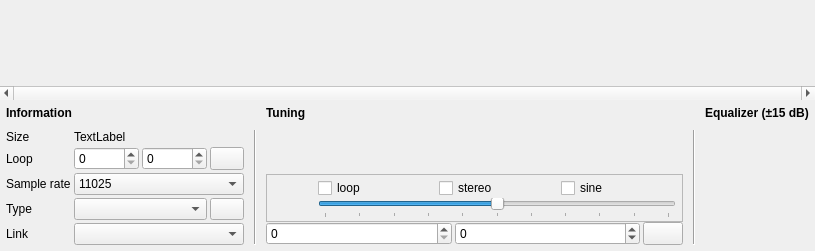
<?xml version="1.0" encoding="UTF-8"?>
<ui version="4.0">
 <class>PageSmpl</class>
 <widget class="QWidget" name="PageSmpl">
  <property name="geometry">
   <rect>
    <x>0</x>
    <y>0</y>
    <width>815</width>
    <height>251</height>
   </rect>
  </property>
  <property name="windowTitle">
   <string notr="true">Form</string>
  </property>
  <layout class="QVBoxLayout" name="verticalLayout">
   <property name="spacing">
    <number>0</number>
   </property>
   <property name="leftMargin">
    <number>0</number>
   </property>
   <property name="topMargin">
    <number>0</number>
   </property>
   <property name="rightMargin">
    <number>0</number>
   </property>
   <property name="bottomMargin">
    <number>0</number>
   </property>
   <item>
    <widget class="QFrame" name="frameGraph">
     <property name="sizePolicy">
      <sizepolicy hsizetype="Preferred" vsizetype="Expanding">
       <horstretch>0</horstretch>
       <verstretch>0</verstretch>
      </sizepolicy>
     </property>
     <property name="frameShape">
      <enum>QFrame::Shape::NoFrame</enum>
     </property>
     <layout class="QVBoxLayout" name="verticalLayout_5">
      <property name="spacing">
       <number>0</number>
      </property>
      <property name="leftMargin">
       <number>0</number>
      </property>
      <property name="topMargin">
       <number>0</number>
      </property>
      <property name="rightMargin">
       <number>0</number>
      </property>
      <property name="bottomMargin">
       <number>0</number>
      </property>
      <item>
       <widget class="GraphicsWave" name="waveDisplay" native="true">
        <property name="sizePolicy">
         <sizepolicy hsizetype="Preferred" vsizetype="Expanding">
          <horstretch>0</horstretch>
          <verstretch>0</verstretch>
         </sizepolicy>
        </property>
       </widget>
      </item>
      <item>
       <widget class="QScrollBar" name="sliderGraphe">
        <property name="maximum">
         <number>0</number>
        </property>
        <property name="singleStep">
         <number>200</number>
        </property>
        <property name="pageStep">
         <number>10000</number>
        </property>
        <property name="orientation">
         <enum>Qt::Orientation::Horizontal</enum>
        </property>
       </widget>
      </item>
     </layout>
    </widget>
   </item>
   <item>
    <widget class="QFrame" name="frame_5">
     <property name="sizePolicy">
      <sizepolicy hsizetype="Preferred" vsizetype="Maximum">
       <horstretch>0</horstretch>
       <verstretch>0</verstretch>
      </sizepolicy>
     </property>
     <property name="frameShape">
      <enum>QFrame::Shape::NoFrame</enum>
     </property>
     <property name="frameShadow">
      <enum>QFrame::Shadow::Raised</enum>
     </property>
     <layout class="QGridLayout" name="gridLayout">
      <property name="leftMargin">
       <number>6</number>
      </property>
      <property name="topMargin">
       <number>6</number>
      </property>
      <property name="rightMargin">
       <number>6</number>
      </property>
      <property name="bottomMargin">
       <number>6</number>
      </property>
      <property name="spacing">
       <number>10</number>
      </property>
      <item row="1" column="4">
       <widget class="QFrame" name="frameRight">
        <property name="sizePolicy">
         <sizepolicy hsizetype="Maximum" vsizetype="Preferred">
          <horstretch>0</horstretch>
          <verstretch>0</verstretch>
         </sizepolicy>
        </property>
        <property name="frameShape">
         <enum>QFrame::Shape::NoFrame</enum>
        </property>
        <layout class="QGridLayout" name="gridLayout_3">
         <property name="leftMargin">
          <number>0</number>
         </property>
         <property name="topMargin">
          <number>0</number>
         </property>
         <property name="rightMargin">
          <number>0</number>
         </property>
         <property name="bottomMargin">
          <number>0</number>
         </property>
         <item row="0" column="0">
          <widget class="Equalizer" name="widgetEqualizer" native="true"/>
         </item>
        </layout>
       </widget>
      </item>
      <item row="1" column="1">
       <widget class="QFrame" name="frame">
        <property name="minimumSize">
         <size>
          <width>2</width>
          <height>0</height>
         </size>
        </property>
        <property name="maximumSize">
         <size>
          <width>2</width>
          <height>16777215</height>
         </size>
        </property>
        <property name="frameShape">
         <enum>QFrame::Shape::Panel</enum>
        </property>
        <property name="frameShadow">
         <enum>QFrame::Shadow::Sunken</enum>
        </property>
       </widget>
      </item>
      <item row="1" column="2">
       <layout class="QGridLayout" name="frameMiddle" columnstretch="5,5,0">
        <property name="horizontalSpacing">
         <number>3</number>
        </property>
        <property name="verticalSpacing">
         <number>0</number>
        </property>
        <item row="2" column="0">
         <widget class="SpinBoxKey" name="spinRootKey">
          <property name="sizePolicy">
           <sizepolicy hsizetype="Minimum" vsizetype="Preferred">
            <horstretch>0</horstretch>
            <verstretch>0</verstretch>
           </sizepolicy>
          </property>
          <property name="toolTip">
           <string>Root key</string>
          </property>
          <property name="correctionMode">
           <enum>QAbstractSpinBox::CorrectionMode::CorrectToNearestValue</enum>
          </property>
          <property name="maximum">
           <number>127</number>
          </property>
         </widget>
        </item>
        <item row="2" column="1">
         <widget class="SpinBoxCents" name="spinTune">
          <property name="sizePolicy">
           <sizepolicy hsizetype="Minimum" vsizetype="Preferred">
            <horstretch>0</horstretch>
            <verstretch>0</verstretch>
           </sizepolicy>
          </property>
          <property name="toolTip">
           <string>Correction</string>
          </property>
          <property name="correctionMode">
           <enum>QAbstractSpinBox::CorrectionMode::CorrectToNearestValue</enum>
          </property>
          <property name="minimum">
           <number>-100</number>
          </property>
          <property name="maximum">
           <number>100</number>
          </property>
         </widget>
        </item>
        <item row="2" column="2">
         <widget class="QPushButton" name="pushAutoTune">
          <property name="sizePolicy">
           <sizepolicy hsizetype="Fixed" vsizetype="Preferred">
            <horstretch>0</horstretch>
            <verstretch>0</verstretch>
           </sizepolicy>
          </property>
          <property name="toolTip">
           <string>Use the estimated pitch and correction as values</string>
          </property>
          <property name="text">
           <string/>
          </property>
          <property name="iconSize">
           <size>
            <width>14</width>
            <height>14</height>
           </size>
          </property>
         </widget>
        </item>
        <item row="1" column="0" colspan="3">
         <widget class="TransparentFrame" name="framePlayArea">
          <property name="minimumSize">
           <size>
            <width>0</width>
            <height>30</height>
           </size>
          </property>
          <property name="frameShape">
           <enum>QFrame::Shape::StyledPanel</enum>
          </property>
          <property name="frameShadow">
           <enum>QFrame::Shadow::Raised</enum>
          </property>
          <layout class="QGridLayout" name="gridLayout_6">
           <property name="leftMargin">
            <number>3</number>
           </property>
           <property name="topMargin">
            <number>3</number>
           </property>
           <property name="rightMargin">
            <number>6</number>
           </property>
           <property name="bottomMargin">
            <number>3</number>
           </property>
           <property name="horizontalSpacing">
            <number>6</number>
           </property>
           <property name="verticalSpacing">
            <number>0</number>
           </property>
           <item row="0" column="1">
            <widget class="QCheckBox" name="checkLectureBoucle">
             <property name="text">
              <string>loop</string>
             </property>
            </widget>
           </item>
           <item row="0" column="3">
            <widget class="QCheckBox" name="checkLectureSinus">
             <property name="text">
              <string>sine</string>
             </property>
            </widget>
           </item>
           <item row="0" column="2">
            <widget class="QCheckBox" name="checkLectureLien">
             <property name="text">
              <string>stereo</string>
             </property>
            </widget>
           </item>
           <item row="1" column="1" colspan="3">
            <widget class="QSlider" name="sliderLectureVolume">
             <property name="sizePolicy">
              <sizepolicy hsizetype="Minimum" vsizetype="Fixed">
               <horstretch>0</horstretch>
               <verstretch>0</verstretch>
              </sizepolicy>
             </property>
             <property name="minimum">
              <number>-50</number>
             </property>
             <property name="maximum">
              <number>50</number>
             </property>
             <property name="orientation">
              <enum>Qt::Orientation::Horizontal</enum>
             </property>
             <property name="tickPosition">
              <enum>QSlider::TickPosition::TicksBelow</enum>
             </property>
             <property name="tickInterval">
              <number>10</number>
             </property>
            </widget>
           </item>
           <item row="0" column="0" rowspan="2">
            <widget class="QPushButton" name="pushLecture">
             <property name="sizePolicy">
              <sizepolicy hsizetype="Maximum" vsizetype="Preferred">
               <horstretch>0</horstretch>
               <verstretch>0</verstretch>
              </sizepolicy>
             </property>
             <property name="minimumSize">
              <size>
               <width>42</width>
               <height>0</height>
              </size>
             </property>
             <property name="maximumSize">
              <size>
               <width>42</width>
               <height>16777215</height>
              </size>
             </property>
             <property name="cursor">
              <cursorShape>PointingHandCursor</cursorShape>
             </property>
             <property name="toolTip">
              <string>Play</string>
             </property>
             <property name="text">
              <string notr="true"/>
             </property>
             <property name="icon">
              <iconset resource="../resources.qrc">
               <normaloff>:/icons/play.svg</normaloff>:/icons/play.svg</iconset>
             </property>
             <property name="iconSize">
              <size>
               <width>36</width>
               <height>36</height>
              </size>
             </property>
             <property name="checkable">
              <bool>true</bool>
             </property>
             <property name="flat">
              <bool>true</bool>
             </property>
            </widget>
           </item>
          </layout>
         </widget>
        </item>
        <item row="0" column="0" colspan="3">
         <widget class="QFrame" name="frame_6">
          <property name="sizePolicy">
           <sizepolicy hsizetype="Preferred" vsizetype="Expanding">
            <horstretch>0</horstretch>
            <verstretch>0</verstretch>
           </sizepolicy>
          </property>
          <property name="frameShape">
           <enum>QFrame::Shape::NoFrame</enum>
          </property>
          <layout class="QHBoxLayout" name="horizontalLayout_4">
           <property name="spacing">
            <number>0</number>
           </property>
           <property name="leftMargin">
            <number>0</number>
           </property>
           <property name="topMargin">
            <number>0</number>
           </property>
           <property name="rightMargin">
            <number>0</number>
           </property>
           <property name="bottomMargin">
            <number>0</number>
           </property>
           <item>
            <widget class="GraphicsFourier" name="grapheFourier" native="true">
             <property name="sizePolicy">
              <sizepolicy hsizetype="Expanding" vsizetype="Preferred">
               <horstretch>0</horstretch>
               <verstretch>0</verstretch>
              </sizepolicy>
             </property>
            </widget>
           </item>
          </layout>
         </widget>
        </item>
       </layout>
      </item>
      <item row="0" column="2">
       <widget class="QLabel" name="label_22">
        <property name="maximumSize">
         <size>
          <width>16777215</width>
          <height>20</height>
         </size>
        </property>
        <property name="font">
         <font>
          <bold>true</bold>
         </font>
        </property>
        <property name="text">
         <string>Tuning</string>
        </property>
       </widget>
      </item>
      <item row="1" column="0">
       <widget class="QFrame" name="frameLeft">
        <property name="frameShape">
         <enum>QFrame::Shape::NoFrame</enum>
        </property>
        <layout class="QHBoxLayout" name="horizontalLayout_2">
         <property name="leftMargin">
          <number>0</number>
         </property>
         <property name="topMargin">
          <number>0</number>
         </property>
         <property name="rightMargin">
          <number>0</number>
         </property>
         <property name="bottomMargin">
          <number>0</number>
         </property>
         <item>
          <layout class="QGridLayout" name="gridLayout_2">
           <property name="spacing">
            <number>3</number>
           </property>
           <item row="1" column="0">
            <widget class="QLabel" name="label_2">
             <property name="text">
              <string>Loop</string>
             </property>
            </widget>
           </item>
           <item row="1" column="3">
            <widget class="QSpinBox" name="spinEndLoop">
             <property name="sizePolicy">
              <sizepolicy hsizetype="Minimum" vsizetype="Preferred">
               <horstretch>0</horstretch>
               <verstretch>0</verstretch>
              </sizepolicy>
             </property>
             <property name="minimumSize">
              <size>
               <width>65</width>
               <height>0</height>
              </size>
             </property>
             <property name="correctionMode">
              <enum>QAbstractSpinBox::CorrectionMode::CorrectToNearestValue</enum>
             </property>
            </widget>
           </item>
           <item row="1" column="2">
            <widget class="QSpinBox" name="spinStartLoop">
             <property name="sizePolicy">
              <sizepolicy hsizetype="Minimum" vsizetype="Preferred">
               <horstretch>0</horstretch>
               <verstretch>0</verstretch>
              </sizepolicy>
             </property>
             <property name="minimumSize">
              <size>
               <width>65</width>
               <height>0</height>
              </size>
             </property>
             <property name="correctionMode">
              <enum>QAbstractSpinBox::CorrectionMode::CorrectToNearestValue</enum>
             </property>
            </widget>
           </item>
           <item row="4" column="2" colspan="3">
            <widget class="QComboBox" name="comboLink"/>
           </item>
           <item row="2" column="2" colspan="3">
            <widget class="QComboBox" name="comboSampleRate">
             <item>
              <property name="text">
               <string notr="true">11025</string>
              </property>
             </item>
             <item>
              <property name="text">
               <string notr="true">22050</string>
              </property>
             </item>
             <item>
              <property name="text">
               <string notr="true">32000</string>
              </property>
             </item>
             <item>
              <property name="text">
               <string notr="true">44100</string>
              </property>
             </item>
             <item>
              <property name="text">
               <string notr="true">48000</string>
              </property>
             </item>
             <item>
              <property name="text">
               <string notr="true">96000</string>
              </property>
             </item>
             <item>
              <property name="text">
               <string notr="true">192000</string>
              </property>
             </item>
            </widget>
           </item>
           <item row="1" column="4">
            <widget class="QPushButton" name="pushFullLength">
             <property name="sizePolicy">
              <sizepolicy hsizetype="Fixed" vsizetype="Preferred">
               <horstretch>0</horstretch>
               <verstretch>0</verstretch>
              </sizepolicy>
             </property>
             <property name="toolTip">
              <string>Use the full length of the sample as loop</string>
             </property>
             <property name="styleSheet">
              <string notr="true">QPushButton{padding: 0 0 0 0;}</string>
             </property>
             <property name="text">
              <string/>
             </property>
             <property name="iconSize">
              <size>
               <width>20</width>
               <height>18</height>
              </size>
             </property>
            </widget>
           </item>
           <item row="0" column="2" colspan="3">
            <widget class="QLabel" name="labelTaille">
             <property name="text">
              <string notr="true">TextLabel</string>
             </property>
            </widget>
           </item>
           <item row="1" column="1">
            <widget class="QLabel" name="iconLoopWarning">
             <property name="minimumSize">
              <size>
               <width>16</width>
               <height>16</height>
              </size>
             </property>
             <property name="maximumSize">
              <size>
               <width>16</width>
               <height>16</height>
              </size>
             </property>
             <property name="text">
              <string/>
             </property>
            </widget>
           </item>
           <item row="0" column="0" colspan="2">
            <widget class="QLabel" name="label">
             <property name="text">
              <string>Size</string>
             </property>
            </widget>
           </item>
           <item row="2" column="0" colspan="2">
            <widget class="QLabel" name="label_6">
             <property name="text">
              <string>Sample rate</string>
             </property>
            </widget>
           </item>
           <item row="3" column="0" colspan="2">
            <widget class="QLabel" name="label_7">
             <property name="text">
              <string>Type</string>
             </property>
            </widget>
           </item>
           <item row="4" column="0" colspan="2">
            <widget class="QLabel" name="label_5">
             <property name="text">
              <string>Link</string>
             </property>
            </widget>
           </item>
           <item row="3" column="2" colspan="2">
            <widget class="QComboBox" name="comboType"/>
           </item>
           <item row="3" column="4">
            <widget class="QPushButton" name="pushCompress">
             <property name="sizePolicy">
              <sizepolicy hsizetype="Fixed" vsizetype="Preferred">
               <horstretch>0</horstretch>
               <verstretch>0</verstretch>
              </sizepolicy>
             </property>
             <property name="styleSheet">
              <string notr="true">QPushButton{padding: 0 0 0 0;}</string>
             </property>
             <property name="text">
              <string/>
             </property>
             <property name="iconSize">
              <size>
               <width>20</width>
               <height>18</height>
              </size>
             </property>
            </widget>
           </item>
          </layout>
         </item>
        </layout>
       </widget>
      </item>
      <item row="0" column="0">
       <widget class="QLabel" name="label_20">
        <property name="minimumSize">
         <size>
          <width>0</width>
          <height>0</height>
         </size>
        </property>
        <property name="maximumSize">
         <size>
          <width>16777215</width>
          <height>16</height>
         </size>
        </property>
        <property name="font">
         <font>
          <bold>true</bold>
         </font>
        </property>
        <property name="text">
         <string>Information</string>
        </property>
       </widget>
      </item>
      <item row="1" column="3">
       <widget class="QFrame" name="frame_2">
        <property name="minimumSize">
         <size>
          <width>2</width>
          <height>0</height>
         </size>
        </property>
        <property name="maximumSize">
         <size>
          <width>2</width>
          <height>16777215</height>
         </size>
        </property>
        <property name="frameShape">
         <enum>QFrame::Shape::Panel</enum>
        </property>
        <property name="frameShadow">
         <enum>QFrame::Shadow::Sunken</enum>
        </property>
       </widget>
      </item>
      <item row="0" column="4">
       <widget class="QLabel" name="label_21">
        <property name="maximumSize">
         <size>
          <width>16777215</width>
          <height>20</height>
         </size>
        </property>
        <property name="font">
         <font>
          <bold>true</bold>
         </font>
        </property>
        <property name="text">
         <string>Equalizer (±15 dB)</string>
        </property>
       </widget>
      </item>
     </layout>
    </widget>
   </item>
  </layout>
 </widget>
 <customwidgets>
  <customwidget>
   <class>SpinBoxKey</class>
   <extends>QSpinBox</extends>
   <header>spinboxkey.h</header>
  </customwidget>
  <customwidget>
   <class>GraphicsFourier</class>
   <extends>QWidget</extends>
   <header>graphicsfourier.h</header>
   <container>1</container>
  </customwidget>
  <customwidget>
   <class>Equalizer</class>
   <extends>QWidget</extends>
   <header>equalizer.h</header>
   <container>1</container>
  </customwidget>
  <customwidget>
   <class>SpinBoxCents</class>
   <extends>QSpinBox</extends>
   <header>spinboxcents.h</header>
  </customwidget>
  <customwidget>
   <class>GraphicsWave</class>
   <extends>QWidget</extends>
   <header>graphicswave.h</header>
   <container>1</container>
  </customwidget>
  <customwidget>
   <class>TransparentFrame</class>
   <extends>QFrame</extends>
   <header location="global">transparentframe.h</header>
   <container>1</container>
  </customwidget>
 </customwidgets>
 <tabstops>
  <tabstop>pushLecture</tabstop>
  <tabstop>checkLectureBoucle</tabstop>
  <tabstop>checkLectureLien</tabstop>
  <tabstop>checkLectureSinus</tabstop>
  <tabstop>sliderLectureVolume</tabstop>
  <tabstop>spinStartLoop</tabstop>
  <tabstop>spinEndLoop</tabstop>
  <tabstop>pushFullLength</tabstop>
  <tabstop>comboSampleRate</tabstop>
  <tabstop>comboType</tabstop>
  <tabstop>comboLink</tabstop>
  <tabstop>spinRootKey</tabstop>
  <tabstop>spinTune</tabstop>
  <tabstop>pushAutoTune</tabstop>
 </tabstops>
 <resources>
  <include location="../resources.qrc"/>
 </resources>
 <connections>
  <connection>
   <sender>spinTune</sender>
   <signal>editingFinished()</signal>
   <receiver>PageSmpl</receiver>
   <slot>setTune()</slot>
   <hints>
    <hint type="sourcelabel">
     <x>207</x>
     <y>278</y>
    </hint>
    <hint type="destinationlabel">
     <x>286</x>
     <y>186</y>
    </hint>
   </hints>
  </connection>
  <connection>
   <sender>spinTune</sender>
   <signal>valueChanged(int)</signal>
   <receiver>PageSmpl</receiver>
   <slot>setTune(int)</slot>
   <hints>
    <hint type="sourcelabel">
     <x>216</x>
     <y>469</y>
    </hint>
    <hint type="destinationlabel">
     <x>491</x>
     <y>295</y>
    </hint>
   </hints>
  </connection>
  <connection>
   <sender>spinStartLoop</sender>
   <signal>editingFinished()</signal>
   <receiver>PageSmpl</receiver>
   <slot>setStartLoop()</slot>
   <hints>
    <hint type="sourcelabel">
     <x>174</x>
     <y>215</y>
    </hint>
    <hint type="destinationlabel">
     <x>286</x>
     <y>186</y>
    </hint>
   </hints>
  </connection>
  <connection>
   <sender>spinStartLoop</sender>
   <signal>valueChanged(int)</signal>
   <receiver>PageSmpl</receiver>
   <slot>setStartLoop(int)</slot>
   <hints>
    <hint type="sourcelabel">
     <x>177</x>
     <y>405</y>
    </hint>
    <hint type="destinationlabel">
     <x>491</x>
     <y>295</y>
    </hint>
   </hints>
  </connection>
  <connection>
   <sender>spinStartLoop</sender>
   <signal>valueChanged(int)</signal>
   <receiver>waveDisplay</receiver>
   <slot>setStartLoop(int)</slot>
   <hints>
    <hint type="sourcelabel">
     <x>174</x>
     <y>215</y>
    </hint>
    <hint type="destinationlabel">
     <x>286</x>
     <y>75</y>
    </hint>
   </hints>
  </connection>
  <connection>
   <sender>spinRootKey</sender>
   <signal>editingFinished()</signal>
   <receiver>PageSmpl</receiver>
   <slot>setRootKey()</slot>
   <hints>
    <hint type="sourcelabel">
     <x>207</x>
     <y>247</y>
    </hint>
    <hint type="destinationlabel">
     <x>286</x>
     <y>186</y>
    </hint>
   </hints>
  </connection>
  <connection>
   <sender>spinRootKey</sender>
   <signal>valueChanged(int)</signal>
   <receiver>PageSmpl</receiver>
   <slot>setRootKey(int)</slot>
   <hints>
    <hint type="sourcelabel">
     <x>216</x>
     <y>438</y>
    </hint>
    <hint type="destinationlabel">
     <x>491</x>
     <y>295</y>
    </hint>
   </hints>
  </connection>
  <connection>
   <sender>spinEndLoop</sender>
   <signal>editingFinished()</signal>
   <receiver>PageSmpl</receiver>
   <slot>setEndLoop()</slot>
   <hints>
    <hint type="sourcelabel">
     <x>240</x>
     <y>215</y>
    </hint>
    <hint type="destinationlabel">
     <x>286</x>
     <y>186</y>
    </hint>
   </hints>
  </connection>
  <connection>
   <sender>spinEndLoop</sender>
   <signal>valueChanged(int)</signal>
   <receiver>PageSmpl</receiver>
   <slot>setEndLoop(int)</slot>
   <hints>
    <hint type="sourcelabel">
     <x>257</x>
     <y>405</y>
    </hint>
    <hint type="destinationlabel">
     <x>491</x>
     <y>295</y>
    </hint>
   </hints>
  </connection>
  <connection>
   <sender>spinEndLoop</sender>
   <signal>valueChanged(int)</signal>
   <receiver>waveDisplay</receiver>
   <slot>setEndLoop(int)</slot>
   <hints>
    <hint type="sourcelabel">
     <x>240</x>
     <y>215</y>
    </hint>
    <hint type="destinationlabel">
     <x>286</x>
     <y>75</y>
    </hint>
   </hints>
  </connection>
  <connection>
   <sender>sliderLectureVolume</sender>
   <signal>valueChanged(int)</signal>
   <receiver>PageSmpl</receiver>
   <slot>setGainSample(int)</slot>
   <hints>
    <hint type="sourcelabel">
     <x>429</x>
     <y>570</y>
    </hint>
    <hint type="destinationlabel">
     <x>491</x>
     <y>295</y>
    </hint>
   </hints>
  </connection>
  <connection>
   <sender>sliderGraphe</sender>
   <signal>valueChanged(int)</signal>
   <receiver>waveDisplay</receiver>
   <slot>setPosX(int)</slot>
   <hints>
    <hint type="sourcelabel">
     <x>286</x>
     <y>149</y>
    </hint>
    <hint type="destinationlabel">
     <x>286</x>
     <y>75</y>
    </hint>
   </hints>
  </connection>
  <connection>
   <sender>pushLecture</sender>
   <signal>clicked()</signal>
   <receiver>PageSmpl</receiver>
   <slot>lecture()</slot>
   <hints>
    <hint type="sourcelabel">
     <x>427</x>
     <y>264</y>
    </hint>
    <hint type="destinationlabel">
     <x>286</x>
     <y>186</y>
    </hint>
   </hints>
  </connection>
  <connection>
   <sender>waveDisplay</sender>
   <signal>endLoopChanged()</signal>
   <receiver>PageSmpl</receiver>
   <slot>setEndLoop()</slot>
   <hints>
    <hint type="sourcelabel">
     <x>286</x>
     <y>75</y>
    </hint>
    <hint type="destinationlabel">
     <x>286</x>
     <y>186</y>
    </hint>
   </hints>
  </connection>
  <connection>
   <sender>waveDisplay</sender>
   <signal>startLoopChanged()</signal>
   <receiver>PageSmpl</receiver>
   <slot>setStartLoop()</slot>
   <hints>
    <hint type="sourcelabel">
     <x>286</x>
     <y>75</y>
    </hint>
    <hint type="destinationlabel">
     <x>286</x>
     <y>186</y>
    </hint>
   </hints>
  </connection>
  <connection>
   <sender>comboType</sender>
   <signal>currentIndexChanged(int)</signal>
   <receiver>PageSmpl</receiver>
   <slot>setType(int)</slot>
   <hints>
    <hint type="sourcelabel">
     <x>207</x>
     <y>309</y>
    </hint>
    <hint type="destinationlabel">
     <x>286</x>
     <y>186</y>
    </hint>
   </hints>
  </connection>
  <connection>
   <sender>comboSampleRate</sender>
   <signal>currentIndexChanged(int)</signal>
   <receiver>PageSmpl</receiver>
   <slot>setRate(int)</slot>
   <hints>
    <hint type="sourcelabel">
     <x>207</x>
     <y>278</y>
    </hint>
    <hint type="destinationlabel">
     <x>286</x>
     <y>186</y>
    </hint>
   </hints>
  </connection>
  <connection>
   <sender>comboLink</sender>
   <signal>currentIndexChanged(int)</signal>
   <receiver>PageSmpl</receiver>
   <slot>setLinkedSmpl(int)</slot>
   <hints>
    <hint type="sourcelabel">
     <x>207</x>
     <y>340</y>
    </hint>
    <hint type="destinationlabel">
     <x>286</x>
     <y>186</y>
    </hint>
   </hints>
  </connection>
  <connection>
   <sender>checkLectureLien</sender>
   <signal>clicked(bool)</signal>
   <receiver>PageSmpl</receiver>
   <slot>setStereo(bool)</slot>
   <hints>
    <hint type="sourcelabel">
     <x>493</x>
     <y>283</y>
    </hint>
    <hint type="destinationlabel">
     <x>408</x>
     <y>164</y>
    </hint>
   </hints>
  </connection>
  <connection>
   <sender>checkLectureSinus</sender>
   <signal>clicked(bool)</signal>
   <receiver>PageSmpl</receiver>
   <slot>setSinusEnabled(bool)</slot>
   <hints>
    <hint type="sourcelabel">
     <x>491</x>
     <y>309</y>
    </hint>
    <hint type="destinationlabel">
     <x>408</x>
     <y>164</y>
    </hint>
   </hints>
  </connection>
 </connections>
 <slots>
  <slot>lecture()</slot>
  <slot>setStartLoop()</slot>
  <slot>setEndLoop()</slot>
  <slot>setRootKey()</slot>
  <slot>setTune()</slot>
  <slot>setLinkedSmpl(int)</slot>
  <slot>setType(int)</slot>
  <slot>setRate(int)</slot>
  <slot>normalisation()</slot>
  <slot>enleveBlanc()</slot>
  <slot>enleveFin()</slot>
  <slot>initEQ()</slot>
  <slot>bouclage()</slot>
  <slot>applyEQ()</slot>
  <slot>setSinusEnabled(bool)</slot>
  <slot>setGainSample(int)</slot>
  <slot>setStartLoop(int)</slot>
  <slot>setEndLoop(int)</slot>
  <slot>setRootKey(int)</slot>
  <slot>setTune(int)</slot>
  <slot>setStereo(bool)</slot>
 </slots>
</ui>
